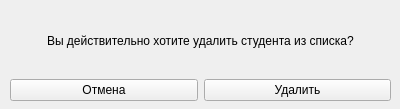
<?xml version="1.0" encoding="UTF-8"?>
<ui version="4.0">
 <class>DeleteStudent</class>
 <widget class="QWidget" name="DeleteStudent">
  <property name="geometry">
   <rect>
    <x>0</x>
    <y>0</y>
    <width>400</width>
    <height>109</height>
   </rect>
  </property>
  <property name="windowTitle">
   <string>Form</string>
  </property>
  <widget class="QWidget" name="gridLayoutWidget">
   <property name="geometry">
    <rect>
     <x>10</x>
     <y>10</y>
     <width>381</width>
     <height>91</height>
    </rect>
   </property>
   <layout class="QGridLayout" name="gridLayout">
    <item row="0" column="0">
     <layout class="QVBoxLayout" name="verticalLayout">
      <item alignment="Qt::AlignHCenter|Qt::AlignVCenter">
       <widget class="QLabel" name="quest">
        <property name="text">
         <string>Вы действительно хотите удалить студента из списка?</string>
        </property>
       </widget>
      </item>
     </layout>
    </item>
    <item row="1" column="0">
     <layout class="QHBoxLayout" name="horizontalLayout">
      <item>
       <widget class="QPushButton" name="cancel">
        <property name="text">
         <string>Отмена</string>
        </property>
       </widget>
      </item>
      <item>
       <widget class="QPushButton" name="del">
        <property name="text">
         <string>Удалить</string>
        </property>
       </widget>
      </item>
     </layout>
    </item>
   </layout>
  </widget>
 </widget>
 <resources/>
 <connections/>
</ui>
